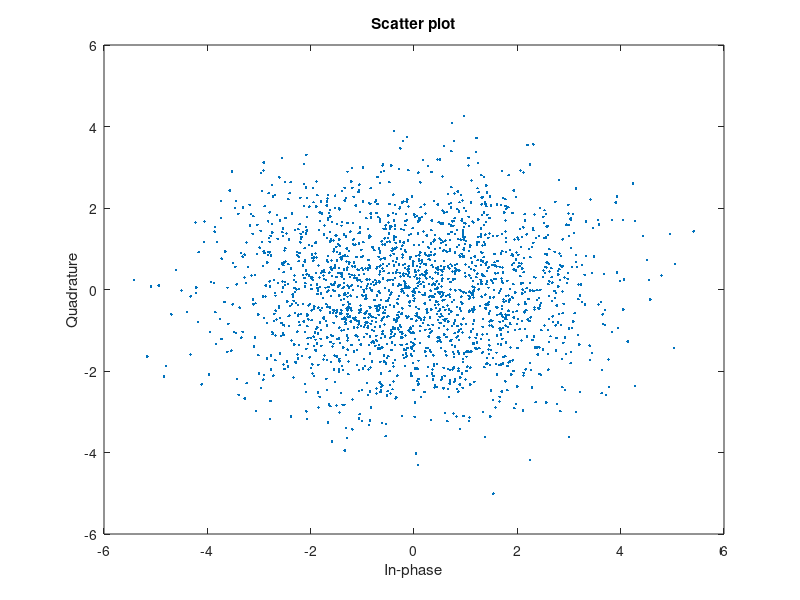

Source code (MATLAB): (Note: this script raises an error after producing the figure.)
packet=[0 0 0 0 0 0 0 0 0 0 0 0 0 1 0 0 0 0 0 0 0 0 0 0 0 1 1 0 0 1 0 0 0 0 0 0 0 0 0 1 0 1 1 1 0 1 0 1 0 0 0 0 0 0 0 0 0 0 0 0 0 0 0 0 0 0 0 0 0 0 0 0];

PRS=[1;  1;  1;  1;  1;  1; -1; -1; -1; -1;  1;  1;  1;  1; -1;  1;  1;  1; -1; -1; -1; -1;  1; -1;  1;  1; -1; -1;  1;  1; -1;  1;
          1; -1;  1;  1;  1;  1; -1;  1; -1; -1; -1; -1;  1;  1;  1; -1; -1;  1;  1; -1; -1; -1; -1;  1; -1; -1;  1; -1; -1; -1;  1; -1;
          1; -1;  1;  1;  1; -1;  1; -1;  1;  1;  1;  1; -1; -1;  1; -1; -1;  1; -1;  1;  1;  1; -1; -1;  1;  1;  1; -1; -1; -1; -1; -1;
         -1;  1;  1;  1; -1;  1;  1;  1; -1;  1; -1; -1;  1;  1;  1;  1; -1;  1; -1;  1; -1; -1;  1; -1;  1; -1; -1; -1; -1; -1; -1;  1;
         -1;  1; -1;  1; -1;  1; -1;  1;  1;  1;  1;  1; -1;  1; -1;  1;  1; -1;  1; -1; -1; -1; -1; -1;  1;  1; -1;  1;  1;  1; -1;  1;
          1; -1;  1;  1; -1;  1; -1;  1;  1; -1; -1; -1; -1; -1;  1; -1;  1;  1;  1; -1;  1;  1;  1;  1;  1; -1; -1; -1;  1;  1;  1;  1;
         -1; -1;  1;  1; -1;  1; -1; -1;  1;  1; -1;  1; -1;  1;  1;  1; -1; -1; -1;  1;  1; -1;  1; -1; -1; -1;  1; -1;  1;  1;  1;  1;
          1;  1;  1; -1;  1; -1; -1;  1; -1;  1;  1; -1; -1; -1;  1; -1;  1; -1; -1;  1;  1; -1; -1; -1;  1;  1; -1; -1; -1; -1; -1; -1;
         -1;  1;  1; -1; -1;  1;  1; -1; -1;  1; -1;  1; -1;  1;  1; -1; -1;  1; -1; -1;  1;  1;  1;  1;  1;  1; -1;  1;  1; -1;  1; -1;
         -1;  1; -1; -1;  1; -1; -1;  1;  1; -1;  1;  1;  1;  1;  1;  1; -1; -1;  1; -1;  1;  1; -1;  1; -1;  1; -1; -1; -1; -1;  1; -1;
          1; -1; -1; -1;  1; -1; -1;  1;  1;  1; -1;  1;  1; -1; -1;  1; -1;  1;  1;  1;  1; -1;  1;  1; -1; -1; -1; -1;  1;  1; -1;  1;
         -1;  1; -1;  1; -1; -1;  1;  1;  1; -1; -1;  1; -1; -1; -1; -1;  1;  1; -1; -1; -1;  1; -1; -1; -1; -1;  1; -1; -1; -1; -1; -1;
         -1; -1; -1;  1; -1; -1; -1;  1; -1; -1; -1;  1;  1; -1; -1;  1; -1; -1; -1;  1;  1;  1; -1;  1; -1;  1; -1;  1;  1; -1;  1;  1;
         -1; -1; -1;  1;  1;  1; -1; -1; -1;  1; -1; -1;  1; -1;  1; -1;  1; -1; -1; -1;  1;  1; -1;  1;  1; -1; -1;  1;  1;  1;  1;  1;
         -1; -1;  1;  1;  1;  1; -1; -1; -1;  1; -1;  1;  1; -1;  1;  1;  1; -1; -1;  1; -1;  1; -1; -1;  1; -1; -1; -1; -1; -1;  1; -1;
         -1;  1;  1; -1; -1;  1;  1;  1; -1;  1; -1; -1; -1;  1;  1;  1;  1;  1; -1;  1;  1;  1;  1; -1; -1; -1; -1; -1;  1;  1;  1  ];

 
%convolution encoder
tr1=poly2trellis(9,[753 561]);
convcode=convenc(packet,tr1);
%interleaver
 interleaver = [0; 133; 122; 111; 100; 89; 78; 67; 56; 45; 34; 23; 12; 1; 134; 123; 
	112; 101; 90; 79; 68; 57; 46; 35; 24; 13; 2; 135; 124; 113; 102; 91; 
	80; 69; 58; 47; 36; 25; 14; 3; 136; 125; 114; 103; 92; 81; 70; 59; 
	48; 37; 26; 15; 4; 137; 126; 115; 104; 93; 82; 71; 60; 49; 38; 27; 
	16; 5; 138; 127; 116; 105; 94; 83; 72; 61; 50; 39; 28; 17; 6; 139; 
	128; 117; 106; 95; 84; 73; 62; 51; 40; 29; 18; 7; 140; 129; 118; 107; 
	96; 85; 74; 63; 52; 41; 30; 19; 8; 141; 130; 119; 108; 97; 86; 75; 
	64; 53; 42; 31; 20; 9; 142; 131; 120; 109; 98; 87; 76; 65; 54; 43; 
	32; 21; 10; 143; 132; 121; 110; 99; 88; 77; 66; 55; 44; 33; 22; 11];

sig = convcode(int16(interleaver+1));
sig_matrix=reshape(sig(1:144),[6 24])' ; %было неправильн. перемежение

% create Walsh matrix 64x64
x=1;
P=6;%log walsh matrix dimension
for i=1:1:P
    temp=x;
    x=[temp temp;temp -temp];
    i=i+1;
end;

% take Walsh matrix row by 6-bit number
y=hadamard(64);

for k=1:1:24
    line=sig_matrix(k,:);
    Walsh_row_number(k)=line(1)*(2^5)+line(2)*(2^4)+line(3)*(2^3)+line(4)*(2^2)+line(5)*(2^1)+line(6)*(2^0)+1;
    signal3(k,:)=fwht(sig_matrix(k,:),64);
   end;
g=signal3
for i1=1:1:24
    for j1=1:1:64
        if signal3(i1,j1)>=0
            signal3(i1,j1)=1;
        else signal3(i1,j1)=-1;
        end;
    end;
end;

 %*******************************************************
 % Walsh matrix generation by Hadamard matrix index rearrangement
 % http://www.mathworks.com/help/signal/examples/discrete-walsh-hadamard-transform.html
 N=64;
 hadamardMatrix=hadamard(N);

 HadIdx = 0:N-1;                          % Hadamard index
 M = log2(N)+1;  
 
 binHadIdx = fliplr(dec2bin(HadIdx,M))-'0'; % Bit reversing of the binary index
 binSeqIdx = zeros(N,M-1);                  % Pre-allocate memory
for k = M:-1:2
    % Binary sequency index
    binSeqIdx(:,k) = xor(binHadIdx(:,k),binHadIdx(:,k-1));
end
SeqIdx = binSeqIdx*pow2((M-1:-1:0)');    % Binary to integer sequency index
walshMatrix = hadamardMatrix(SeqIdx+1,:); % 1-based indexing
 %*******************************************************
 
 signal=x(Walsh_row_number,:);
 signal1=hadamardMatrix(Walsh_row_number,:);
 signal2=walshMatrix(Walsh_row_number,:);
 
    signal_to_modulate1=reshape(signal2',[1 1536]);
    signal_to_modulate2= signal_to_modulate1.*[PRS' PRS' PRS' PRS(1:3)'];
    signal_to_modulate=[PRS' signal_to_modulate2];
    
%convert demodulation result to unipolar form and bpsk modulate

for u=1:1:length(signal_to_modulate)
     if (signal_to_modulate(u)==-1)
        signal_to_modulate(u)=0;
     else signal_to_modulate(u)=1;
     end;
end;

IQ=pskmod(signal_to_modulate,2);
%add white gaussian noise
IQ_1=awgn(IQ,-6);
scatterplot(IQ_1);

% model oversampling by 2
a=[IQ_1; IQ_1]; 
b=reshape(a,[1 4094]);
im_part=imag(b);
re_part=real(b);
c=[re_part; im_part];
% figure(2);
IQ_record1=reshape(c, [1 8188]);
IQ_record=int16(IQ_record1);

% IQ_record= [IQ_record(101:180) IQ_record];

%calculate CRC-code
hDetect=crc.generator('Polynomial', '0x1021');
 decode_with_crc=generate(hDetect,packet');
 crc_send=decode_with_crc(73:88)
 
% write to file
 fid=fopen('D:\test.sig', 'w','l');
 fwrite(fid,  IQ_record, 'int16');
 fclose(fid);
 
 
 
 
 
 
 
 
 
 
 

